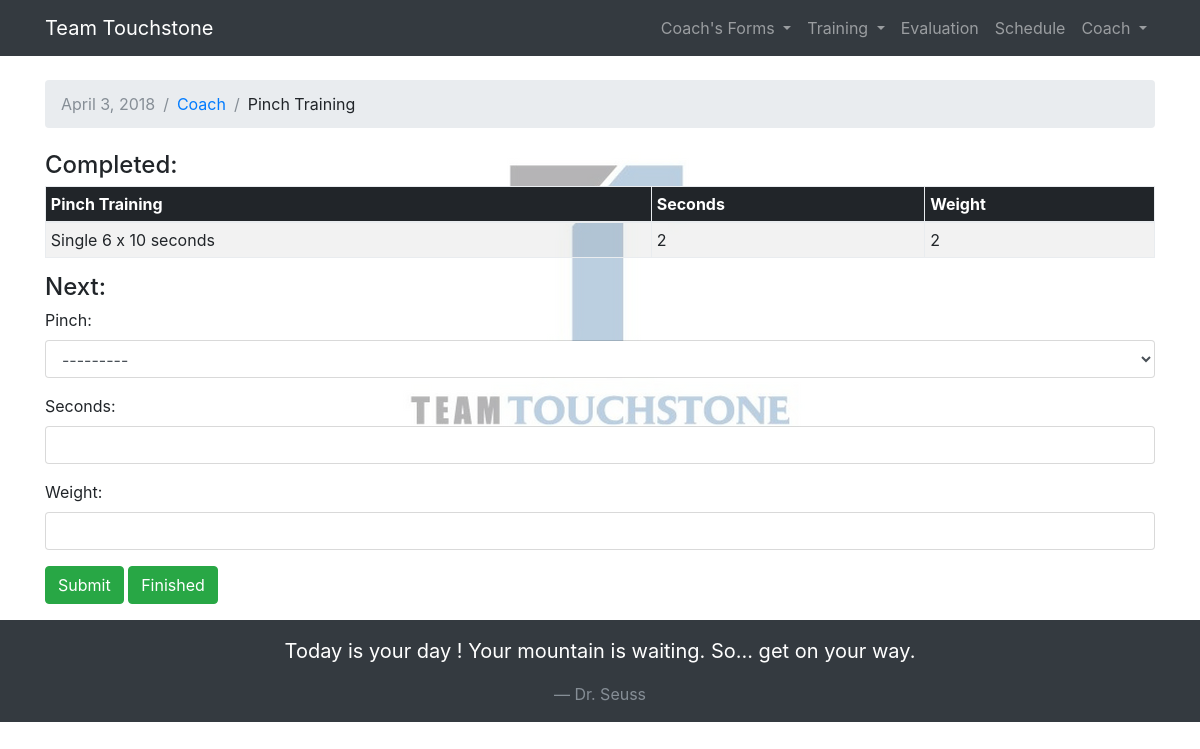
Page /PinchBlocks/add/ (signed in) on the committed database.
### training/models.py (models this page shows, shortened)
class Athlete(models.Model):
    user = models.OneToOneField(User, on_delete=models.CASCADE)
    birthdate = models.DateField(null=True, blank=True)
    height = models.IntegerField(null=True, blank=True)
    wingspan = models.IntegerField(null=True, blank=True)
    ape_index = models.IntegerField(null=True, blank=True)
    weight = models.IntegerField(null=True, blank=True)
    guardian1 = models.CharField(max_length=50, blank=True)
    guardian1_email = models.EmailField(max_length=75, blank=True)
    guardian2 = models.CharField(max_length=50, blank=True)
    guardian2_email = models.EmailField(max_length=75, blank=True)
    eval_date = models.DateField(null=True, blank=True)
    def get_weighted_training(self, training, max_weight=False):
        last_session = training.objects.filter(session__athlete=self).last()
        try:
            if max_weight:
                last_hangs = max(training.objects.filter(session=last_session.session).values('weight'))
            else:
                last_hangs = training.objects.filter(session=last_session.session)
            return last_hangs
        except:
            return None

class PinchBlocks(models.Model):
    session = models.ForeignKey(Session, related_name='pinch_blocks')
    pinch = models.ForeignKey(RefExercise, related_name='pinch_blocks') #, related_name='pinch_blocks')
    weight = models.IntegerField()
    seconds = models.IntegerField()

class RefExercise(models.Model):
    exercise = models.CharField(max_length=40)
    description = models.CharField(max_length=200, blank=True)
    category = models.ForeignKey(RefCategory, related_name='exercises')
    order = models.IntegerField()
    goal = models.IntegerField()
    def __str__(self):
        return self.exercise

class ClimbingQuotes(models.Model):
    author = models.CharField(max_length=30)
    quote = models.CharField(max_length=200)

### training/views.py (the view)
# urls.py: url(r'^PinchBlocks/add/$', views.pinch_blocks, name='pinch_blocks'),
@login_required
def pinch_blocks(request):
    quote = ClimbingQuotes.objects.get(id=random.randint(1, quote_num))
    athlete = get_user(request)
    pinch_training = athlete.get_weighted_training(PinchBlocks)
    if request.method == 'POST':
        form = PinchBlockForm(request.POST)
        if form.is_valid():
            pinch_training = form.save(commit=False)
            pinch_training.session, created = Session.objects.get_or_create(sessionDate=DATE,
                athlete=athlete)
            pinch_training.save()
            return redirect('pinch_blocks')
    else:
        form = PinchBlockForm()
    return render(request, 'training/add_pinch_blocks.html', {'athlete':athlete, 'form': form,
            'pinch_training':pinch_training, 'date': DATE, 'quote': quote})

### training/forms.py
class PinchBlockForm(forms.ModelForm):
    class Meta:
        model = PinchBlocks
        fields = ['pinch', 'seconds', 'weight']
    def __init__(self, *args, **kwargs):
        super(PinchBlockForm, self).__init__(*args, **kwargs)
        self.fields['pinch'].queryset =RefExercise.objects.filter(category__id=5)
        self.fields['weight'].widget.attrs['min'] =0

### training/views.py (called while the page is built)
def get_user(request):
    pk = request.user.pk
    athlete = get_object_or_404(Athlete, user__pk=pk)
    return athlete

### templates/training/add_pinch_blocks.html (shortened to what this page needs)
{% extends 'base.html' %}
{% block breadcrumb %}
  <li class="breadcrumb-item active">{{date}}</li>
  <li class="breadcrumb-item"><a href="{% url 'athletePage' %}">{{ athlete.user.username }}</a></li>
  <li class="breadcrumb-item">Pinch Training</li>
{% endblock %}
{% block content %}
<h4>Completed:</h4>
<table class='table table-sm table-striped table-bordered'>
<thead class='thead-inverse'>
<tr>
  <th>Pinch Training</th>
  <th>Seconds</th>
  <th>Weight</th>
</tr>
</thead>
<tbody>
  {% for item in pinch_training %}
  <tr>
    <td>{{ item.pinch }}</td>
    <td>{{ item.seconds }}</td>
    <td>{{ item.weight }}</td>
  </tr>
  {% endfor %}
</tbody>
</table>
<h4>Next:</h4>
<form method="post" novalidate>
  {% include 'includes/form.html' %}
  <button type="submit" class="btn btn-success">Submit</button>
  <a class="btn btn-success" href="{% url 'athletePage' %}">Finished</a>
</form>
{% endblock %}

### templates/base.html (shortened to what this page needs)
{% load static %}
<!DOCTYPE html>
<html>
  <head>
    <link rel="stylesheet" href="{% static 'css/bootstrap.min.css' %}">
    <link rel="stylesheet" href="{% static 'css/training.css' %}">
    <link rel="stylesheet" href="{% static 'css/flipclock.css' %}">
  </head>
  <body>
   {% block body %}
    <nav class="navbar navbar-expand-md navbar-dark bg-dark">
      <div class="container">
        <a class="navbar-brand" href="{% url 'home' %}">Team Touchstone</a>
        <div class="collapse navbar-collapse" id="mainMenu">
          {% if user.is_authenticated %}
                <ul class="navbar-nav ml-auto">
                {% ifequal user.groups.all.0.name 'Coach' %}
                <li class="nav-item dropdown">
                  <a class="nav-link dropdown-toggle" href="#" id='CoachMenu' data-toggle="dropdown" aria-haspopup="true" aria-expanded="false">
                    Coach's Forms
                  </a>
                </li>
                  {% endifequal %}
                  <li class="nav-item dropdown">
                    <a class="nav-link dropdown-toggle" href="#" id='TrainingMenu' data-toggle="dropdown" aria-haspopup="true" aria-expanded="false">
                      Training
                    </a>
                  </li>
                  <li class="nav-item">
                    <a class="nav-link" href="{% url 'athleteMetrics' %}">Evaluation</a>
                  </li>
                  <li class="nav-item">
                    <a class="nav-link" href="{% url 'practice_schedule' %}">Schedule</a>
                  </li>
                  <li class="nav-item dropdown">
                    <a class="nav-link dropdown-toggle" href="#" id='userMenu' data-toggle="dropdown" aria-haspopup="true" aria-expanded="false">
                      {{ user.username }}
                    </a>
                  </li>
                </ul>
                {% else %}
                <form class="form-inline ml-auto">
                   <a href="{% url 'login' %}" class="btn btn-outline-secondary">Log in</a>
                   <a href="#" class="btn btn-primary ml-2">Sign up</a>
                </form>
            {% endif %}
              </div>
      </div>
    </nav>
<div class="background">
    <div class="container">
      <ol class="breadcrumb my-4">
        {% block breadcrumb %}
        {% endblock %}
      </ol>
      {% block content %}
      {% endblock %}
    </div>
    {% endblock body %}
  </div>
  </body>
  <footer class="pt-3">
    <div class='bg-dark'>
      <div class='blockquote text-white text-center'>
        <p class='pt-3'>{{quote.quote}}</p>
        <p class= 'pb-3 blockquote-footer'>{{quote.author}}</p>
      </div>
    </div>
  </footer>
</html>

### static/css/training.css (style rules this page uses)
.background { background-image: url(../img/TeamTouchstoneLogo.png); background-position: top center; background-repeat: no-repeat; background-size: auto; background-attachment: fixed; }

### rows in the picture
Athlete: user.username "Coach"
PinchBlocks: pinch "Single 6 x 10 seconds", seconds "2", weight "2"
ClimbingQuotes: quote "Today is your day ! Your mountain is waiting. So... get on your way.", author "Dr. Seuss"

### other values in the picture
{{ user.username }} "Coach"
{{ date }} "April 3, 2018"
{{ field.label_tag }} "Pinch:" "Seconds:" "Weight:"
